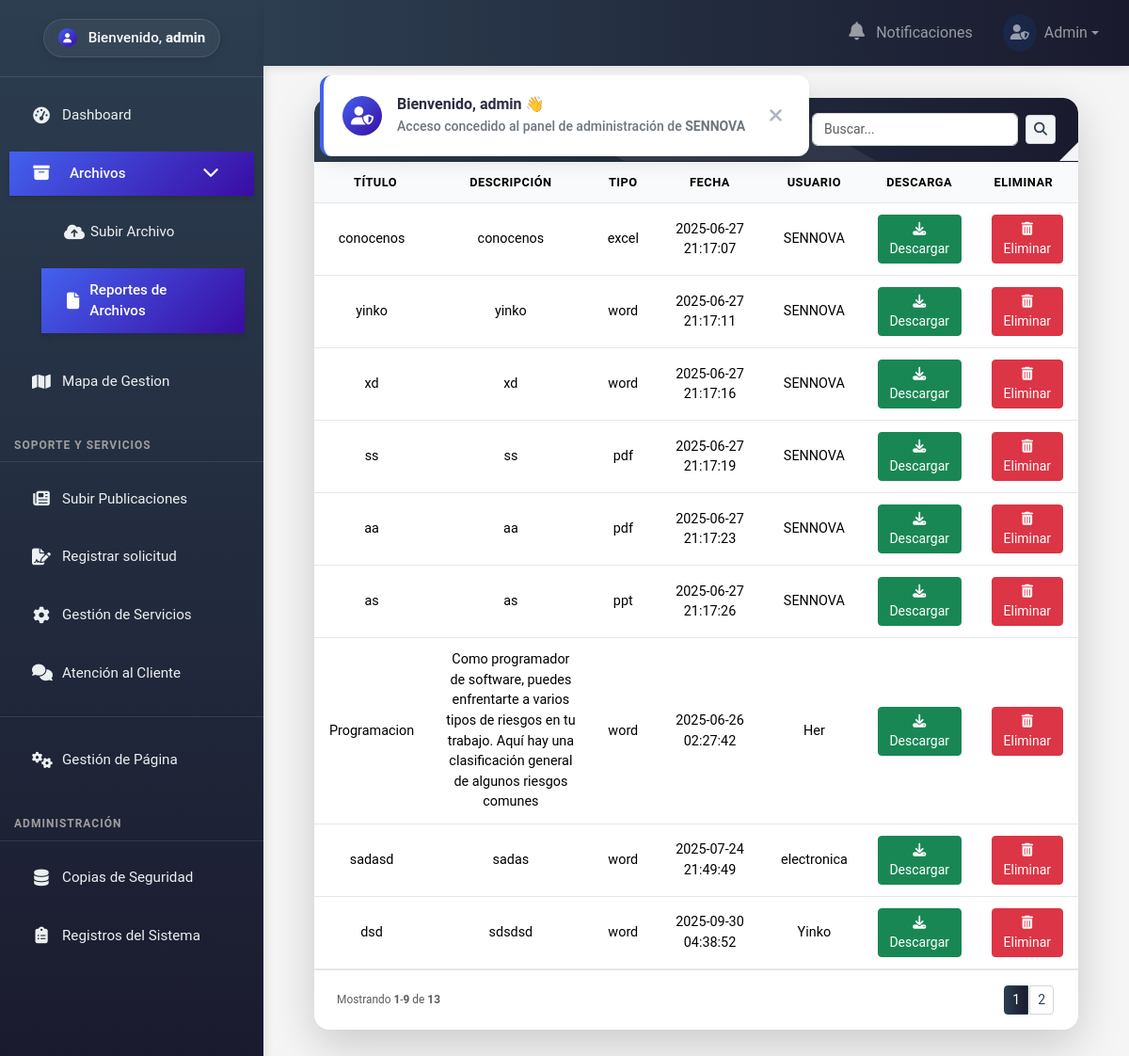
The app's page /inAdmin.php?vista=report (signed in) with its own data.
### tables this page shows
CREATE TABLE `archives` (
  `id_archives` int(11) NOT NULL AUTO_INCREMENT,
  `Tittle_ar` varchar(100) NOT NULL,
  `description_ar` varchar(200) NOT NULL,
  `type_ar` varchar(50) NOT NULL,
  `date_publi_ar` timestamp NOT NULL DEFAULT current_timestamp() ON UPDATE current_timestamp(),
  `ruta_ar` varchar(200) NOT NULL,
  `name_ar` varchar(200) NOT NULL,
  `id_user` int(11) NOT NULL,
  `id_proceso` int(11) NOT NULL,
  `descargable` tinyint(4) DEFAULT 1,
  PRIMARY KEY (`id_archives`),
  KEY `id_user` (`id_user`),
  CONSTRAINT `archives_ibfk_1` FOREIGN KEY (`id_user`) REFERENCES `users` (`id`)
);

CREATE TABLE `users` (
  `id` int(11) NOT NULL AUTO_INCREMENT,
  `username` varchar(50) NOT NULL,
  `password_acc` varchar(255) NOT NULL,
  `email_acc` varchar(100) NOT NULL,
  `full_name` varchar(100) DEFAULT NULL,
  `telefono` varchar(20) DEFAULT NULL,
  `direccion` varchar(120) DEFAULT NULL,
  `role_id` int(11) DEFAULT NULL,
  `created_at` timestamp NOT NULL DEFAULT current_timestamp(),
  `updated_at` timestamp NOT NULL DEFAULT current_timestamp() ON UPDATE current_timestamp(),
  `area` varchar(50) DEFAULT NULL,
  PRIMARY KEY (`id`),
  UNIQUE KEY `email` (`email_acc`)
);

### conexion/conexion.php (called while the page is built)
<?php
 function conectaDb() {
    try
       {
        $conn = new PDO('mysql:host=localhost;dbname=sennova2;charset=utf8', 'root', '');
        $conn->setAttribute(PDO::ATTR_ERRMODE, PDO::ERRMODE_EXCEPTION);
        return $conn;
       }
    catch(PDOException $e){
        echo "Error: en la conexion ".$e->getMessage();
    }
 }

### models/PubliModel.php (called while the page is built, shortened)
<?php
require_once __DIR__ . '/../conexion/conexion.php';
class PublicacionModel
{
    private $conn;
    public function __construct()
    {
        $this->conn = conectaDb();
    }
    public function obtenerArchivo(): array
    {
        $sql = "SELECT
                    a.id_archives,
                    a.Tittle_ar,
                    a.description_ar,
                    a.type_ar,
                    a.date_publi_ar,
                    a.ruta_ar,
                    a.name_ar,
                    u.full_name AS usuario
                FROM archives a
                LEFT JOIN users u ON a.id_user = u.id";
        return $this->conn->query($sql)->fetchAll(PDO::FETCH_ASSOC);
    }
}

### inAdmin.php (called while the page is built, shortened)
<?php
require_once __DIR__ . '/models/PubliModel.php';
require_once __DIR__ . '/views/admin.php';

### routes/tables.php (the view, shortened to what this page needs)
<?php
require_once __DIR__ . '/../models/PubliModel.php';
$modelo = new PublicacionModel();
$busqueda = $_GET['buscar'] ?? '';
if (!empty($busqueda)) {
  $archivos = $modelo->buscarArchivos($busqueda);
} else {
  $archivos = $modelo->obtenerArchivo();
}
$registros_por_pagina = 9;
$pagina_actual = isset($_GET['pagina']) ? (int)$_GET['pagina'] : 1;
$indice_inicio = ($pagina_actual - 1) * $registros_por_pagina;
$archivos_pagina = array_slice($archivos, $indice_inicio, $registros_por_pagina);
foreach ($archivos_pagina as $archivo): ?>
  <tr>
    <td><?= htmlspecialchars($archivo['Tittle_ar']) ?></td>
    <td style="max-width: 250px; word-wrap: break-word; white-space: normal;">
      <?= htmlspecialchars($archivo['description_ar']) ?>
    </td>
    <td><?= htmlspecialchars($archivo['type_ar']) ?></td>
    <td><?= htmlspecialchars($archivo['date_publi_ar']) ?></td>
    <td><?= htmlspecialchars($archivo['usuario']) ?></td>
    <td>
      <a href="/sennova/<?= htmlspecialchars($archivo['ruta_ar']) ?>" class="btn btn-success btn-sm" download>
        <i class="fas fa-download"></i> Descargar
      </a>
    </td>
    <?php if ($_SESSION['rol'] == 1): ?>
    <td>
      <a href="/sennova/routes/eliminarArchivo.php?id=<?= $archivo['id_archives'] ?>" class="btn btn-danger btn-sm"
         onclick="return confirm('¿Seguro que deseas eliminar este archivo?');">
        <i class="fas fa-trash-alt"></i> Eliminar
      </a>
    </td>
    <?php endif; ?>
  </tr>
<?php endforeach; ?>

### css/admin.css (style rules this page uses)
:root { --sidebar-width:280px; --navbar-height:56px; --primary-color:#2c3e50; --primary-dark:#1a2530; --secondary-color:#34495e; --accent-color:#3498db; --light-color:#ecf0f1; --dark-color:#2c3e50; --success-color:#27ae60; --warning-color:#f39c12; --danger-color:#e74c3c; --light-bg:#f8f9fa; --ink:#111827; --muted:#64748b; --line:#d1d5db; --bg:#f5f7fb; --primary-gradient:linear-gradient(90deg,#2c3e50 0%,#1a1a2e 100%); --card-shadow:0 10px 25px rgba(0,0,0,.08); --border-radius:10px; --s1:6px; --s2:10px; --s3:16px; --s4:24px; --s5:32px; --s6:48px; }
html { max-width:100%; overflow-x:hidden; }
body { overflow-x:hidden; }
.admin-body { font-family:'Roboto',sans-serif; background-color:#f5f5f5; color:#333; padding-top:var(--navbar-height); }

### views/admin/report.php (style rules this page uses)
.notebook-table th, .notebook-table td { padding: 0.75rem 1rem; border-bottom: 1px solid #e5e7eb; }

### records on screen
archives: Tittle_ar "conocenos", description_ar "conocenos", type_ar "excel", date_publi_ar "2025-06-27 21:17:07", id_user.full_name "SENNOVA"
archives: Tittle_ar "yinko", description_ar "yinko", type_ar "word", date_publi_ar "2025-06-27 21:17:11", id_user.full_name "SENNOVA"
archives: Tittle_ar "xd", description_ar "xd", type_ar "word", date_publi_ar "2025-06-27 21:17:16", id_user.full_name "SENNOVA"
archives: Tittle_ar "ss", description_ar "ss", type_ar "pdf", date_publi_ar "2025-06-27 21:17:19", id_user.full_name "SENNOVA"
archives: Tittle_ar "aa", description_ar "aa", type_ar "pdf", date_publi_ar "2025-06-27 21:17:23", id_user.full_name "SENNOVA"
archives: Tittle_ar "as", description_ar "as", type_ar "ppt", date_publi_ar "2025-06-27 21:17:26", id_user.full_name "SENNOVA"
archives: Tittle_ar "Programacion", description_ar "Como programador de software, puedes enfrentarte a varios tipos de riesgos en tu trabajo. Aquí hay una clasificación general de algunos riesgos comunes", type_ar "word", date_publi_ar "2025-06-26 02:27:42", id_user.full_name "Her"
archives: Tittle_ar "sadasd", description_ar "sadas", type_ar "word", date_publi_ar "2025-07-24 21:49:49", id_user.full_name "electronica"
archives: Tittle_ar "dsd", description_ar "sdsdsd", type_ar "word", date_publi_ar "2025-09-30 04:38:52", id_user.full_name "Yinko"

### other values on screen
$_SESSION['nombre_usuario'] "admin"
$texto "Admin"
$indice_inicio + 1 "1"
min($indice_inicio + $registros_por_pagina, $total) "9"
$total "13"
